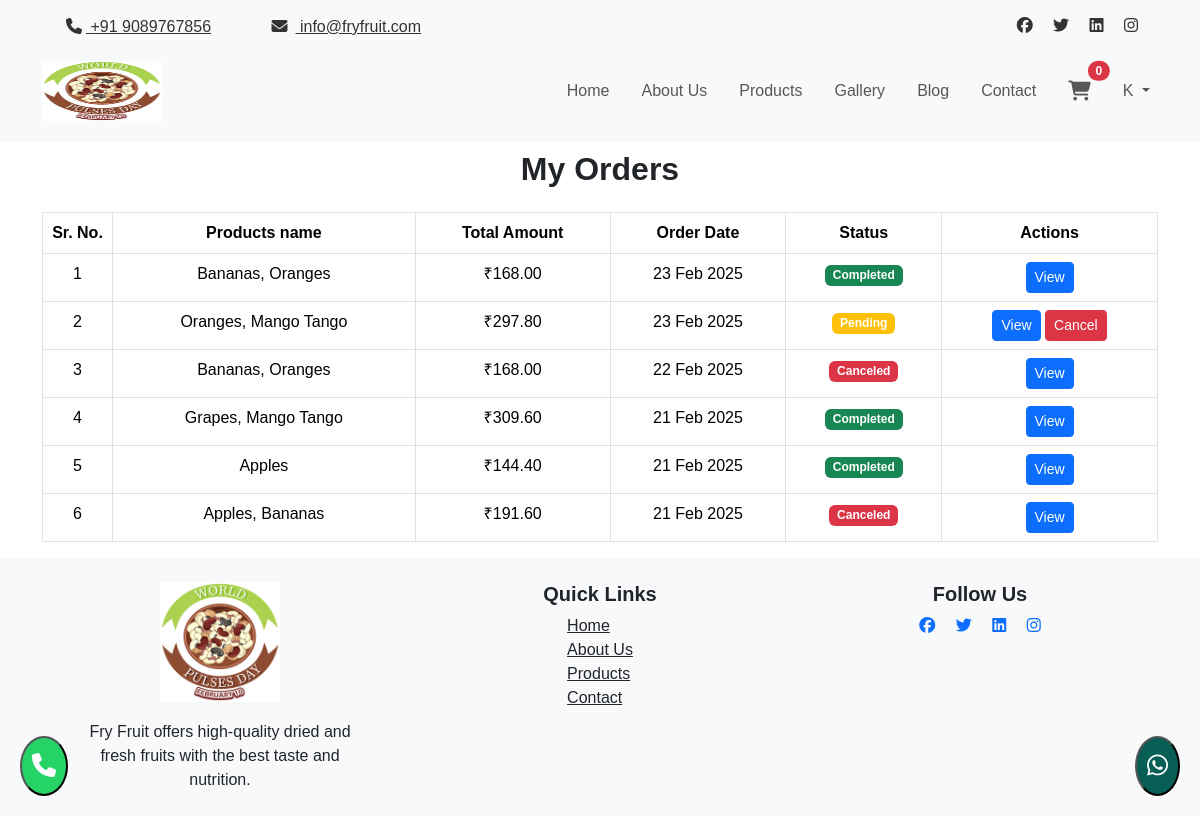
Page /orders/ (signed in) on the committed database.
### shop/models.py (models this page shows, shortened)
class Order(models.Model):
    STATUS_CHOICES = [
        ('Pending', 'Pending'),
        ('Completed', 'Completed'),
        ('Canceled', 'Canceled'),
    ]
    user = models.ForeignKey(User, on_delete=models.CASCADE)
    total_amount = models.DecimalField(max_digits=10, decimal_places=2)
    payment_status = models.BooleanField(default=False)
    payment_method = models.CharField(max_length=50,
                                      choices=[('COD', 'Cash on Delivery'), ('Online', 'Online Payment')])
    status = models.CharField(max_length=10, choices=STATUS_CHOICES, default='Pending')
    created_at = models.DateTimeField(auto_now_add=True)
    order_date = models.DateField(default=date.today)  # Add this field to track order date

class OrderItem(models.Model):
    order = models.ForeignKey(Order, on_delete=models.CASCADE, related_name="order_items")
    product = models.ForeignKey(Product, on_delete=models.CASCADE)
    quantity = models.PositiveIntegerField()
    price = models.DecimalField(max_digits=10, decimal_places=2)

class Product(models.Model):
    name = models.CharField(max_length=255)
    price = models.DecimalField(max_digits=10, decimal_places=2)
    discount_price = models.DecimalField(max_digits=10, decimal_places=2, null=True, blank=True)  # Add discount price
    image = models.ImageField(upload_to='products/')
    description = models.TextField()

### shop/views.py (the view)
# urls.py: path('orders/', user_orders, name='user_orders'),
@login_required
def user_orders(request):
    orders = Order.objects.filter(user=request.user).order_by('-created_at')
    for order in orders:
        order.items = OrderItem.objects.filter(order=order)
        for item in order.items:
            item.subtotal = item.quantity * item.price
    return render(request, 'shop/user/orders.html', {'orders': orders})

### shop/context_processors.py (called while the page is built)
def cart_count(request):
    if request.user.is_authenticated:
        cart_items_count = sum(item.quantity for item in CartItem.objects.filter(user=request.user))
    else:
        cart_items_count = 0
    return {'cart_items_count': cart_items_count}

### shop/templates/shop/user/orders.html (shortened to what this page needs)
{% extends 'base.html' %}
{% block content %}
<div class="container">
    <h2 class="mb-4 mt-2 text-center" style="font-weight:900;">My Orders</h2>
    {% if orders %}
    <table class="table table-bordered text-center">
        <thead>
        <tr>
            <th style="width:70px;">Sr. No.</th>
            <th>Products name</th>
            <th>Total Amount</th>
            <th>Order Date</th>
            <th>Status</th>
            <th>Actions</th>
        </tr>
        </thead>
        <tbody>
        {% for order in orders %}
        <tr>
            <td>{{ forloop.counter }}</td>
            <td>
                {% for item in order.items %}
                    {{ item.product.name }}{% if not forloop.last %}, {% endif %}
                {% endfor %}
            </td>
            <td>₹{{ order.total_amount }}</td>
            <td>{{ order.order_date|date:"d M Y" }}</td>
            <td>
                {% if order.status == "Canceled" %}
                <span class="badge bg-danger">Canceled</span>
                {% elif order.status == "Completed" %}
                <span class="badge bg-success">Completed</span>
                {% else %}
                <span class="badge bg-warning">Pending</span>
                {% endif %}
            </td>
            <td>
                <a href="{% url 'view_order' order.id %}" class="btn btn-primary btn-sm">View</a>
                {% if order.status == "Pending" %}
                <a href="{% url 'cancel_order' order.id %}" class="btn btn-danger btn-sm">Cancel</a>
                {% endif %}
            </td>
        </tr>
        {% endfor %}
        </tbody>
    </table>
    {% else %}
    <p>No orders found.</p>
    {% endif %}
</div>
{% endblock %}

### shop/templates/base.html (shortened to what this page needs)
<!DOCTYPE html>
{% load static %}
<html lang="en">
<head>
    <link href="https://cdn.jsdelivr.net/npm/bootstrap@5.3.2/dist/css/bootstrap.min.css" rel="stylesheet">
    <link rel="stylesheet" href="https://cdnjs.cloudflare.com/ajax/libs/font-awesome/6.5.1/css/all.min.css">
    <link rel="stylesheet" href="https://cdnjs.cloudflare.com/ajax/libs/aos/2.3.4/aos.css">
    <link rel="stylesheet" href="{% static 'css/style.css' %}">
</head>
<body>
<div class="topbar" id="topbar">
    <div class="container d-flex justify-content-between">
        <div class="contact-info text-dark ">
            <a href="tel:+91 9089767856" class="me-5 "><i class="fas fa-phone m-1"></i> +91 9089767856</a>
            <a href="mailto:info@fryfruit.com"><i class="fas fa-envelope m-2"></i> info@fryfruit.com</a>
        </div>
        <div class="social-media">
            <a href="#" class="facebook me-3"><i class="fab fa-facebook"></i></a>
            <a href="#" class="twitter me-3"><i class="fab fa-twitter"></i></a>
            <a href="#" class="linkedin me-3"><i class="fab fa-linkedin"></i></a>
            <a href="#" class="instagram"><i class="fab fa-instagram"></i></a>
        </div>
    </div>
</div>
<nav class="navbar navbar-expand-lg navbar-light bg-light py-3">
    <div class="container">
        <a class="navbar-brand" href="{% url 'home' %}">
            <img src="{% static 'images/frylogo.ico' %}" alt="Fry Fruit Logo" style="width: 120px; max-height: 60px;">
        </a>
        <div class="collapse navbar-collapse" id="navbarNav">
            <ul class="navbar-nav ms-auto gap-3">
                <li class="nav-item"><a class="nav-link" href="{% url 'home' %}">Home</a></li>
                <li class="nav-item"><a class="nav-link" href="{% url 'about' %}">About Us</a></li>
                <li class="nav-item"><a class="nav-link" href="{% url 'products' %}">Products</a></li>
                <li class="nav-item"><a class="nav-link" href="{% url 'gallery' %}">Gallery</a></li>
                <li class="nav-item"><a class="nav-link" href="{% url 'blog' %}">Blog</a></li>
                <li class="nav-item"><a class="nav-link" href="{% url 'contact' %}">Contact</a></li>
                <li class="nav-item">
                    <a class="nav-link position-relative" href="{% url 'cart' %}">
                        <i class="fas fa-shopping-cart fa-lg"></i>
                        <span class="position-absolute top-0 start-100 translate-middle badge rounded-pill bg-danger">
                            {{ cart_items_count|default:0 }}
                        </span>
                    </a>
                </li>
                {% if user.is_authenticated %}
                <li class="nav-item dropdown">
                    <a class="nav-link dropdown-toggle" href="#" id="userDropdown" role="button"
                       data-bs-toggle="dropdown">
                        <span class="user-initial">{{ user.username|slice:":1" }}</span>
                    </a>
                </li>
                {% else %}
                <li class="nav-item"><a class="nav-link" href="{% url 'login' %}"><i class="fas fa-sign-in-alt"></i>
                    Login</a></li>
                {% endif %}
            </ul>
        </div>
    </div>
</nav>
<div class="mt-2">
    {% block content %}{% endblock %}
</div>
<footer class="bg-light text-dark py-4">
    <div class="container">
        <div class="row d-flex justify-content-between align-items-start text-center text-md-left">
            <div class="col-md-4 d-flex flex-column text-center">
                <img src="{% static 'images/frylogo.ico' %}" alt="Fry Fruit Logo" class="mx-auto"
                     style="width: 120px; margin-bottom: 10px;">
                <p class="mt-2" style="max-width: 300px; margin: 0 auto;">Fry Fruit offers high-quality dried and fresh
                    fruits with the best taste and nutrition.</p>
            </div>
            <div class="col-md-4 d-flex flex-column align-items-center align-items-md-center">
                <h5 class="fw-bold">Quick Links</h5>
                <ul class="list-unstyled text-start">
                    <li><a href="{% url 'home' %}" class="text-dark">Home</a></li>
                    <li><a href="{% url 'about' %}" class="text-dark">About Us</a></li>
                    <li><a href="{% url 'products' %}" class="text-dark">Products</a></li>
                    <li><a href="{% url 'contact' %}" class="text-dark">Contact</a></li>
                </ul>
            </div>
            <div class="col-md-4 d-flex flex-column align-items-center">
                <h5 class="fw-bold">Follow Us</h5>
                <div class="social-media">
                    <a href="#" class="facebook me-3"><i class="fab fa-facebook"></i></a>
                    <a href="#" class="twitter me-3"><i class="fab fa-twitter"></i></a>
                    <a href="#" class="linkedin me-3"><i class="fab fa-linkedin"></i></a>
                    <a href="#" class="instagram"><i class="fab fa-instagram"></i></a>
                </div>
            </div>
        </div>
    </div>
</footer>
<a href="tel:+919089767856">
    <button class="floating-btn phone">
        <i class="fas fa-phone"></i>
    </button>
</a>
<a href="https://wa.me/919089767856">
    <button class="floating-btn whatsapp">
        <i class="fab fa-whatsapp"></i>
    </button>
</a>
</body>
</html>

### shop/static/css/style.css (style rules this page uses)
body { font-family: sans-serif; }
.navbar-brand img { max-height: 50px; }

### shop/templates/base.html (style rules this page uses)
.floating-btn { position: fixed; bottom: 20px; z-index: 9999; font-size: 24px; padding: 10px; border-radius: 50%; background-color: #25D366; color: white; }
.floating-btn.phone { left: 20px; }
.floating-btn.whatsapp { right: 20px; background-color: #075e54; }
.topbar { background-color: #f8f9fa; padding: 5px 0; position: fixed; top: 0; left: 0; right: 0; z-index: 999; width: 100%; transition: top 0.3s; margin-bottom: 0; }
.topbar .contact-info a { margin-right: 100px; }
.topbar .social-media a { margin-right: 20px; }
.topbar .contact-info a, .topbar .social-media a { color: #333 !important; }
.topbar { padding: 10px 0; }
.topbar .container { display: flex; justify-content: space-between; align-items: center; }
.topbar .contact-info { margin-left: 20px; }
.topbar .social-media { margin-left: 20px; }
body { padding-top: 40px; }
.topbar + nav { margin-top: 0; }
.topbar { z-index: 999; }

### rows in the picture
Order: total_amount "168.00", order_date "23 Feb 2025", status "Completed"
OrderItem: product.name "Bananas"
OrderItem: product.name "Oranges"
Order: total_amount "297.80", order_date "23 Feb 2025", status "Pending"
OrderItem: product.name "Oranges"
OrderItem: product.name "Mango Tango"
Order: total_amount "168.00", order_date "22 Feb 2025", status "Canceled"
OrderItem: product.name "Bananas"
OrderItem: product.name "Oranges"
Order: total_amount "309.60", order_date "21 Feb 2025", status "Completed"
OrderItem: product.name "Grapes"
OrderItem: product.name "Mango Tango"
Order: total_amount "144.40", order_date "21 Feb 2025", status "Completed"
OrderItem: product.name "Apples"
Order: total_amount "191.60", order_date "21 Feb 2025", status "Canceled"
OrderItem: product.name "Apples"
OrderItem: product.name "Bananas"

### other values in the picture
{{ cart_items_count|default:0 }} "0"
{{ user.username|slice:":1" }} "K"
